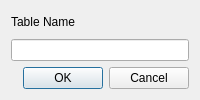
<?xml version="1.0" encoding="UTF-8"?>
<ui version="4.0">
 <class>TableDialog</class>
 <widget class="QDialog" name="TableDialog">
  <property name="windowTitle">
   <string>Create Table</string>
  </property>
  <layout class="QVBoxLayout" name="verticalLayout">
   <item>
    <widget class="QLabel" name="labelTableName">
     <property name="text">
      <string>Table Name</string>
     </property>
    </widget>
   </item>
   <item>
    <widget class="QLineEdit" name="tableNameEdit"/>
   </item>
   <item>
    <widget class="QDialogButtonBox" name="buttonBox">
     <property name="standardButtons">
      <set>QDialogButtonBox::Ok|QDialogButtonBox::Cancel</set>
     </property>
    </widget>
   </item>
  </layout>
 </widget>
 <resources/>
 <connections/>
</ui>
